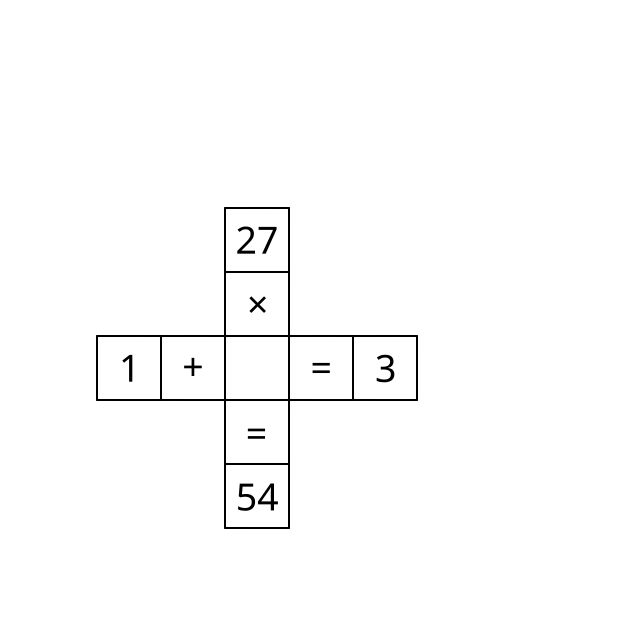
%> input picture ejemplos/ejemplo_5x5.png, 640 x 640 px
$ octave ejecutar.m   (GNU Octave 9; MATLAB toolbox functions it lacks are replaced by stand-ins)
%> lines starting %> are read from the running program, lines starting %| are printed output that depends on the picture; in (x1, y1, x2, y2) boxes, pixels count from 0 and x2, y2 are one past the last pixel; in counts of white or black regions, pixels touching at a corner belong together; the program's own positions count from 1
%> the answer given: ejemplos/ejemplo_5x5.png
### codigo/captura/capturarCuadricula.m
function [imagen, origen] = capturarCuadricula(entrada)
%> called with entrada = 'ejemplos/ejemplo_5x5.png'
%CAPTURARCUADRICULA Carga una imagen desde archivo o webcam.
%   [imagen, origen] = capturarCuadricula(entrada)
%   - entrada puede ser una ruta de archivo, una matriz de imagen o [].
%   - Si se pasa [] (o se omite), intenta webcam; si falla, abre selector de archivo.
%
%   Prioridad: imagen directa > ruta > webcam > selector.

    if nargin < 1
        entrada = [];
    end

    % 1) Si ya viene como matriz de imagen
    if isnumeric(entrada) && ~isempty(entrada)
        imagen = entrada;
        origen = 'matriz';
        return;
    end

    % 2) Si viene como ruta
    if (ischar(entrada) || isstring(entrada)) && ~isempty(strtrim(string(entrada)))
        ruta = char(entrada);
        if ~isfile(ruta)
            error('No se encontró el archivo de imagen: %s', ruta);
        end
        imagen = imread(ruta);
%> imagen is the input picture: size 640x640x3 uint8; min 0, max 255, mean 252
        origen = ruta;
        return;
    end

    % 3) Si no hay entrada: webcam o selector
    if isempty(entrada)
        [imagen, origen] = capturarDesdeWebcam();
        if isempty(imagen)
            [archivo, rutaBase] = uigetfile({'*.jpg;*.png;*.jpeg;*.bmp', 'Imágenes'}, ...
                'Selecciona una imagen de la cuadrícula');
            if isequal(archivo, 0)
                error('No se seleccionó ninguna imagen.');
            end
            origen = fullfile(rutaBase, archivo);
            imagen = imread(origen);
        end
        return;
    end

    error('Tipo de entrada no soportado para capturarCuadricula.');
end

% [33 lines left out: function capturarDesdeWebcam, not called in this run]

### codigo/interfaz/interfazPrincipal.m
function interfazPrincipal()
%INTERFAZPRINCIPAL Flujo principal del sistema Cross Math.
%   Captura/carga imagen, detecta cuadrícula, segmenta, reconoce celdas y
%   permite interacción por voz o tarjetas/teclado.

    fprintf('--- Sistema Cross Math Grid ---\n');

    rutaEntrada = input('Ruta de imagen (Enter = webcam/selector, "e" = ejemplo_5x5.jpg): ', 's');
    rutaEntrada = strtrim(rutaEntrada);

    try
        % IMPORTANTE: Enter debe pasar [] para activar webcam/selector
        if isempty(rutaEntrada)
            [imagen, origen] = capturarCuadricula([]);
        elseif strcmpi(rutaEntrada, 'e')
            [imagen, origen] = capturarCuadricula(fullfile('ejemplos', 'ejemplo_5x5.jpg'));
        else
            [imagen, origen] = capturarCuadricula(rutaEntrada);
%> origen = 'ejemplos/ejemplo_5x5.png'
        end

        fprintf('Imagen cargada desde: %s\n', origen);
%| Imagen cargada desde: ejemplos/ejemplo_5x5.png

        pre = preprocesarImagen(imagen);
        [tabImgWarp, N, ~, ~, debug] = detectarCuadricula(pre);

        % Si N no es fiable, mejor pedirlo que inventarlo y romper todo
        if ~debug.fiable || N < 5 || N > 12
            fprintf('No se pudo estimar N con confianza (N=%d).\n', N);
            Nuser = input('Introduce N manualmente (5..12): ');
            if isempty(Nuser) || ~isscalar(Nuser) || Nuser < 5 || Nuser > 12
                error('N manual inválido.');
            end
            N = Nuser;
        end

        fprintf('Tamaño de cuadrícula: %d x %d\n', N, N);

        [lineasFilas, lineasColumnas] = detectarBordesCeldas(tabImgWarp, N);
        celdas = segmentarCeldas(tabImgWarp, lineasFilas, lineasColumnas);

        tablero = reconocerTablero(celdas);
        tablero.N = N;

        dibujarTablero(tablero, struct());

    catch ME
        fprintf('Error durante el procesamiento: %s\n', ME.message);
        return;
    end

    while true
        fprintf('\nOpciones: [v]oz, [t]arjeta/teclado, [c]omprobar, [s]alir\n');
        opcion = lower(strtrim(input('Selecciona opción: ', 's')));

        switch opcion
            case 'v'
                movimiento = entradaVoz(size(tablero.grid));
                tablero = aplicarMovimiento(tablero, movimiento);
                dibujarTablero(tablero, struct());

            case 't'
                movimiento = entradaTarjetas(size(tablero.grid));
                tablero = aplicarMovimiento(tablero, movimiento);
                dibujarTablero(tablero, struct());

            case 'c'
                resultado = comprobarSolucion(tablero);
                resaltar = construirResaltado(resultado);
                dibujarTablero(tablero, resaltar);

                if isfield(resultado, 'todoCorrecto') && resultado.todoCorrecto
                    fprintf('¡Solución correcta!\n');
                else
                    fprintf('Hay errores en la cuadrícula.\n');
                end

            case 's'
                fprintf('Saliendo...\n');
                break;

            otherwise
                fprintf('Opción no válida.\n');
        end
    end
end

% [26 lines left out: functions aplicarMovimiento, construirResaltado, not called in this run]

### codigo/captura/preprocesarImagen.m
function resultado = preprocesarImagen(imagen)
%PREPROCESARIMAGEN Prepara la imagen para detección/rectificación.
%   resultado = preprocesarImagen(imagen)
%   Devuelve: struct('gray', gray, 'binaria', binaria, 'bordes', bordes)

    if nargin < 1 || isempty(imagen)
        error('Se requiere una imagen de entrada.');
    end

    gray = im2gray(imagen);
    gray = im2double(gray);
%> gray: size 640x640 double

    % Contraste local y suavizado leve
    gray = adapthisteq(gray, 'ClipLimit', 0.02);
    gray = imgaussfilt(gray, 1);

    % Binarización adaptativa: buscamos líneas oscuras
    binaria = imbinarize(gray, 'adaptive', ...
        'ForegroundPolarity', 'dark', ...
        'Sensitivity', 0.55);
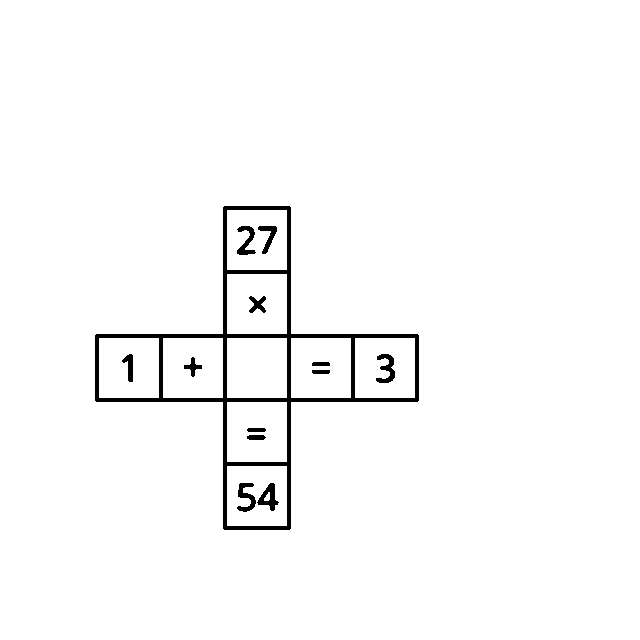
%> binaria: size 640x640 logical; 97.8% white; 13 black regions, largest, box (x1, y1, x2, y2) and area: (95, 206, 419, 530) 7032, (257, 483, 279, 511) 275, (376, 354, 395, 383) 274

    % Queremos líneas como 1
    binaria = imcomplement(binaria);

    % Limpieza típica
    binaria = bwareaopen(binaria, 80);
    binaria = imclose(binaria, strel('square', 3));
%> binaria: size 640x640 logical; 2.2% white; 9 white regions, largest, box (x1, y1, x2, y2) and area: (95, 206, 419, 530) 7032, (237, 483, 279, 512) 554, (376, 354, 395, 383) 277
    binaria = imfill(binaria, 'holes');
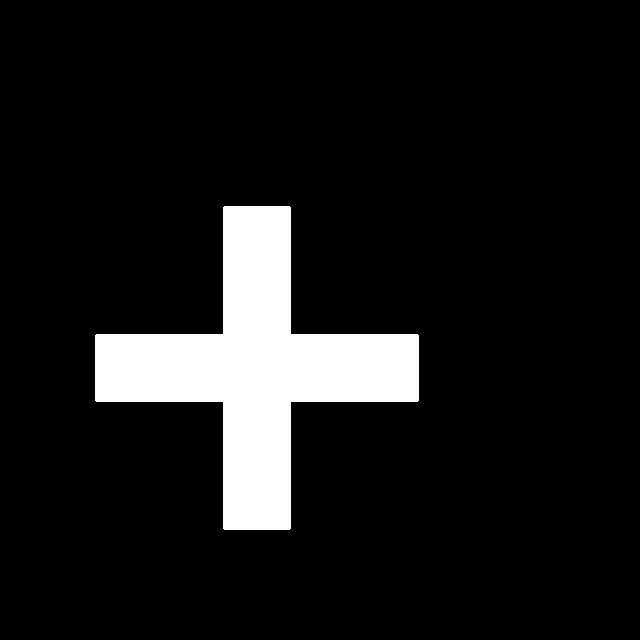
%> binaria: size 640x640 logical; 9.6% white; 1 white region, box (x1, y1, x2, y2) and area: (95, 206, 419, 530) 39432

    bordes = edge(gray, 'Canny', [0.05 0.20]);
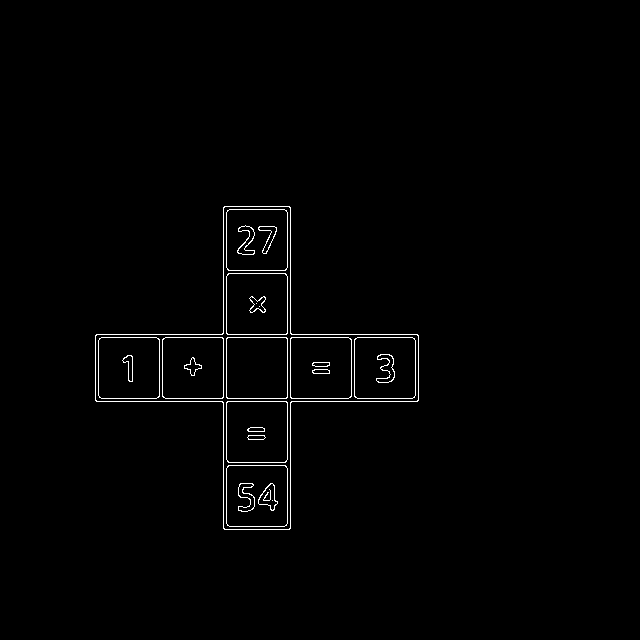
%> bordes: size 640x640 logical; 1.1% white in thin lines or dots, all inside (x1, y1, x2, y2) = (95, 206, 419, 530)

    resultado = struct('gray', gray, 'binaria', binaria, 'bordes', bordes);
end

### codigo/captura/detectarCuadricula.m
function [tabImgWarp, N, tform, bbox, debug] = detectarCuadricula(pre)
%DETECTARCUADRICULA Detecta y rectifica el tablero a 800x800 y estima N.
%   pre: struct con campos gray, binaria, bordes
%   Devuelve: tabImgWarp (800x800), N (5..12), tform, bbox y debug (score/fiable).

    if nargin < 1 || ~isstruct(pre) || ~isfield(pre,'gray') || ~isfield(pre,'binaria')
        error('detectarCuadricula requiere struct con campos gray y binaria.');
    end

    gray = pre.gray;
    bw = pre.binaria;

    % 1) Candidato principal por área
    bw2 = bwareaopen(bw, 500);
    regs = regionprops(bw2, 'Area', 'BoundingBox', 'ConvexHull');
%> regs = 1 region; box (x1, y1, x2, y2) and Area: (95, 206, 419, 530) 39432
    if isempty(regs)
        error('No se detectó ninguna región candidata a cuadrícula.');
    end
    [~, idx] = max([regs.Area]);
%> idx = 1
    bbox = regs(idx).BoundingBox;
%> bbox = [95.5 206.5 324 324]
    hull = regs(idx).ConvexHull;
%> hull = [419.5 401; 290 530.5; 225 530.5; 95.5 401; 95.5 336; 225 206.5; 290 206.5; 419.5 336; 419.5 401]

    % 2) Esquinas: reducir hull a 4 puntos (si falla, bbox)
    corners = aproximarCuadrilatero(hull);
%> in aproximarCuadrilatero, `per = sum(sqrt(sum(diff([hull; hull(1,:)]).^2, 2)));`: per = 992.6
%> in aproximarCuadrilatero, `tol = 0.02 * per;`: tol = 19.85
%> in aproximarCuadrilatero, `corners = hull;`: corners has the same summary as hull in detectarCuadricula
%> corners has the same summary as hull
    if size(corners,1) ~= 4
        x=bbox(1); y=bbox(2); w=bbox(3); h=bbox(4);
%> after `x=bbox(1)`: x = 95.5
%> after `y=bbox(2)`: y = 206.5
%> after `w=bbox(3)`: w = 324
%> after `h=bbox(4)`: h = 324
        corners = [x y; x+w y; x+w y+h; x y+h];
%> corners = [95.5 206.5; 419.5 206.5; 419.5 530.5; 95.5 530.5]
    end
    corners = ordenarEsquinas(corners);

    % 3) Warp a cuadrado fijo
    side = 800;
    dst = [1 1; side 1; side side; 1 side];
    tform = fitgeotrans(corners, dst, 'projective');
    tabImgWarp = imwarp(gray, tform, 'OutputView', imref2d([side side]));

    % 4) Estimar N por proyecciones
    [lineasF, lineasC, score] = estimarLineas(tabImgWarp);
    Nraw = min(numel(lineasF), numel(lineasC)) - 1;

    fiable = (Nraw >= 5 && Nraw <= 12 && score >= 0.35);
    N = Nraw;

    debug = struct();
    debug.lineasFilas = lineasF;
    debug.lineasColumnas = lineasC;
    debug.scoreLineas = score;
    debug.Nraw = Nraw;
    debug.fiable = fiable;

    if ~fiable
        warning('N no fiable (N=%d, score=%.2f).', Nraw, score);
    end
end

function corners = aproximarCuadrilatero(hull)
    try
        per = sum(sqrt(sum(diff([hull; hull(1,:)]).^2, 2)));
        tol = 0.02 * per;
        corners = reducepoly(hull, tol);

        if size(corners,1) > 4
            corners = seleccionar4Extremos(corners);
        end
    catch
        corners = hull;
    end
end

% [9 lines left out: function seleccionar4Extremos, not called in this run]

function ord = ordenarEsquinas(P)
    suma = sum(P,2);
%> suma = [302; 626; 950; 626]
    resta = P(:,2) - P(:,1);
%> resta = [111; -213; 111; 435]
    [~, iTL] = min(suma);
%> iTL = 1
    [~, iBR] = max(suma);
%> iBR = 3
    [~, iTR] = min(resta);
%> iTR = 2
    [~, iBL] = max(resta);
%> iBL = 4
    ord = [P(iTL,:); P(iTR,:); P(iBR,:); P(iBL,:)];
%> ord = [95.5 206.5; 419.5 206.5; 419.5 530.5; 95.5 530.5]
%> in detectarCuadricula, `tform = fitgeotrans(corners, dst, 'projective');`: tform = transform with T = [2.47 8.82e-16 1.65e-34; 0 2.47 4.61e-19; -234.5 -508.2 1]
%> in detectarCuadricula, `tabImgWarp = imwarp(gray, tform, 'OutputView', imref2d([side side]));`:
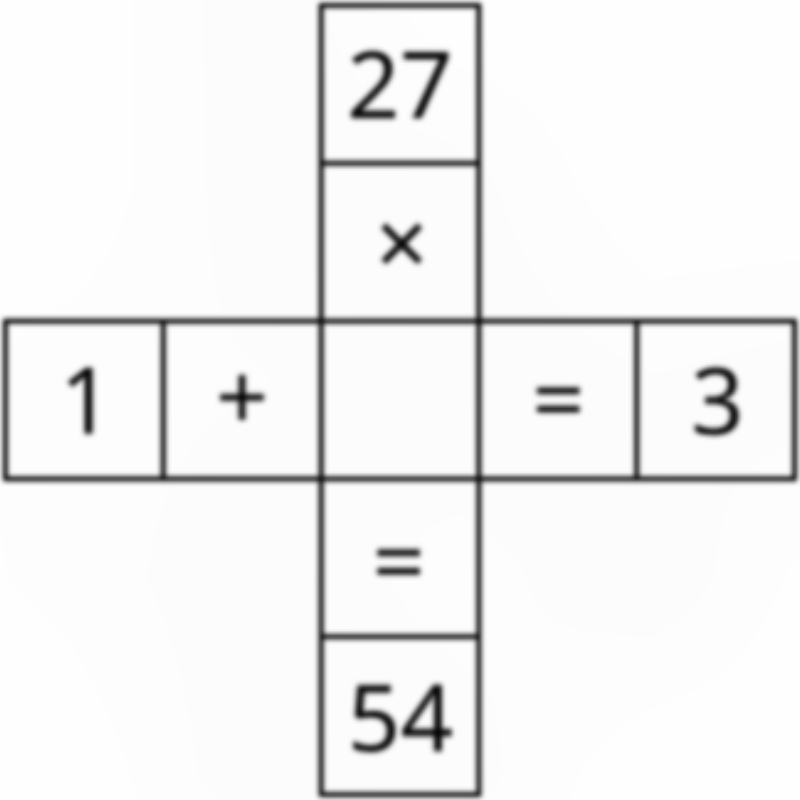
%> tabImgWarp: size 800x800 double; min 0.0324, max 1, mean 0.948
end

function [lf, lc, score] = estimarLineas(tab)
    % binarizar líneas
    bin = imbinarize(tab, 'adaptive', 'ForegroundPolarity','dark', 'Sensitivity', 0.55);
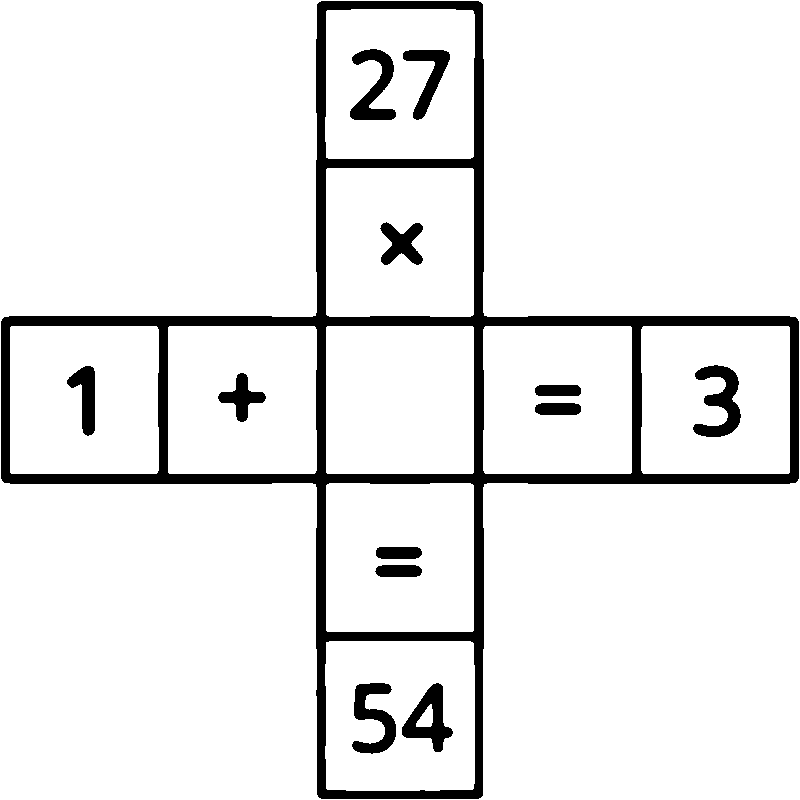
%> bin: size 800x800 logical; 91.7% white; 13 black regions, largest, box (x1, y1, x2, y2) and area: (1, 1, 799, 799) 40739, (693, 365, 741, 437) 1693, (402, 683, 453, 752) 1547
    bin = imcomplement(bin);
    bin = bwareaopen(bin, 120);
    bin = imdilate(bin, strel('square', 2));
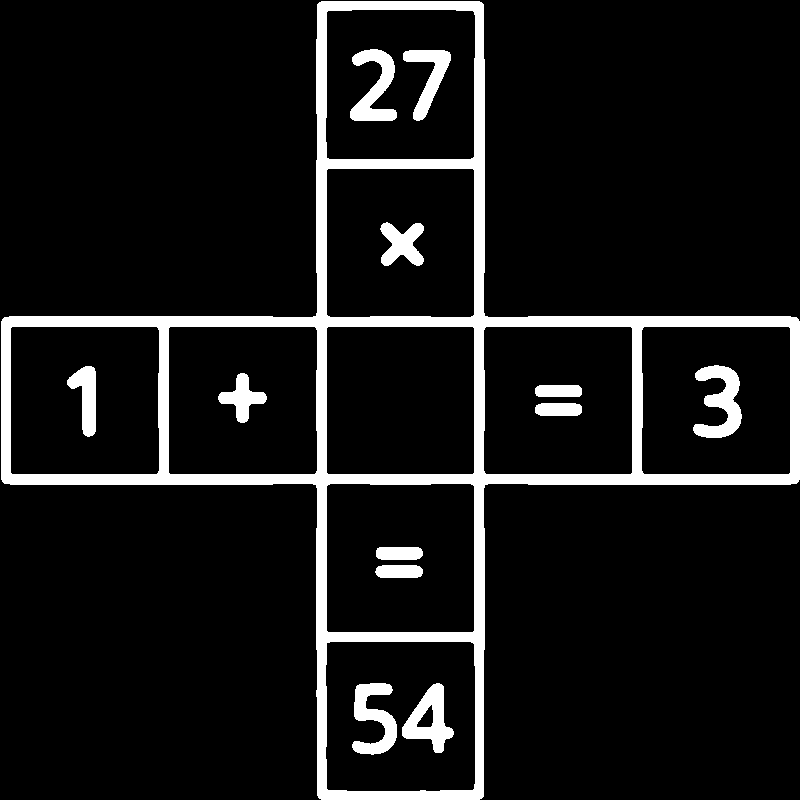
%> bin: size 800x800 logical; 9.2% white; 13 white regions, largest, box (x1, y1, x2, y2) and area: (1, 1, 800, 800) 45023, (693, 365, 742, 438) 1881, (352, 683, 397, 755) 1708

    pf = sum(bin,2);
%> pf = 800 values, max 799 at index 322, min 0 at index 1, mean 73.82
    pc = sum(bin,1);
%> pc has the same summary as pf

    lf = extraerPicos(pf);
    lc = extraerPicos(pc);

    % score simple por cantidad
    score = min(numel(lf), numel(lc)) / 13; % 13 = 12+1
    score = max(0, min(1, score));
end

function picos = extraerPicos(proy)
    proy = proy(:);
%> proy has the same summary as pf in estimarLineas
    if isempty(proy), picos = []; return; end

    suav = movmean(proy, 9);
%> suav = 800 values, max 798.1 at index 323, min 18 at index 671, mean 73.88
    umbral = 0.55 * (max(suav) + eps);
%> umbral = 439

    idx = find(suav > umbral);
%> idx = 20 values from 318 to 484
    if isempty(idx), picos = []; return; end

    grupos = separarEnGrupos(idx);
%> in separarEnGrupos, `inicio = idx(1);`: inicio = 318
%> the loop in separarEnGrupos, `for k=2:numel(idx)` made 19 passes
%> inicio on pass 10: 475
%> after the loop in separarEnGrupos, `for k=2:numel(idx)`: grupos = {[318 319 320 321 322 323 324 325 326 327]}
%> grupos = {[318 319 320 321 322 323 324 325 326 327], [475 476 477 478 479 480 481 482 483 484]}
    picos = zeros(numel(grupos),1);
    for k=1:numel(grupos)
        g = grupos{k};
        [~,pos] = max(proy(g));
        picos(k) = g(pos);
    end
%> this loop made 2 passes
%> (g, pos) on passes 1 to 2: ([318 319 320 321 322 323 324 325 326 327], 5), ([475 476 477 478 479 480 481 482 483 484], 1)
%> after the loop, picos = [322; 475]

    picos = sort(unique(picos));
    % filtrar cercanos
    minDist = 12;
    out = [];
    for i=1:numel(picos)
        if isempty(out) || abs(picos(i)-out(end)) >= minDist
            out(end+1) = picos(i); %#ok<AGROW>
        end
    end
%> this loop made 2 passes
%> after the loop, out = [322 475]
    picos = out(:);
end

function grupos = separarEnGrupos(idx)
    grupos = {};
    if isempty(idx), return; end
    inicio = idx(1);
    for k=2:numel(idx)
        if idx(k) ~= idx(k-1)+1
            grupos{end+1} = inicio:idx(k-1); %#ok<AGROW>
            inicio = idx(k);
        end
    end
    grupos{end+1} = inicio:idx(end);
end

### ejecutar.m
addpath(genpath('codigo'));

fprintf('Iniciando sistema Cross Math...\n');
interfazPrincipal();
%> in estimarLineas, `lf = extraerPicos(pf);`: lf = [322; 475]
%> the loop in separarEnGrupos (call 2), `for k=2:numel(idx)` made 19 passes
%> the loop in extraerPicos (call 2), `for k=1:numel(grupos)` made 2 passes
%> (g, pos) on passes 1 to 2: ([318 319 320 321 322 323 324 325 326 327], 5), ([475 476 477 478 479 480 481 482 483 484], 2)
%> the loop in extraerPicos (call 2), `for i=1:numel(picos)` made 2 passes
%> in estimarLineas, `lc = extraerPicos(pc);`: lc = [322; 476]
%> in detectarCuadricula, `[lineasF, lineasC, score] = estimarLineas(tabImgWarp);`: lineasF = [322; 475]; lineasC = [322; 476]; score = 0.154
%> in detectarCuadricula, `fiable = (Nraw >= 5 && Nraw <= 12 && score >= 0.35);`: fiable = false
%> in detectarCuadricula, `debug.lineasFilas = lineasF;`: debug.lineasFilas = [322; 475]
%> in detectarCuadricula, `debug.lineasColumnas = lineasC;`: debug.lineasColumnas = [322; 476]
%> in detectarCuadricula, `debug.scoreLineas = score;`: debug.scoreLineas = 0.154
%> in detectarCuadricula, `debug.fiable = fiable;`: debug.fiable = false
%> in interfazPrincipal, `[tabImgWarp, N, ~, ~, debug] = detectarCuadricula(pre);`: N = 1; debug = {lineasFilas [322 475], lineasColumnas [322 476], scoreLineas 0.154, Nraw 1, fiable false}
%| No se pudo estimar N con confianza (N=1).
%> the answer given: 3
